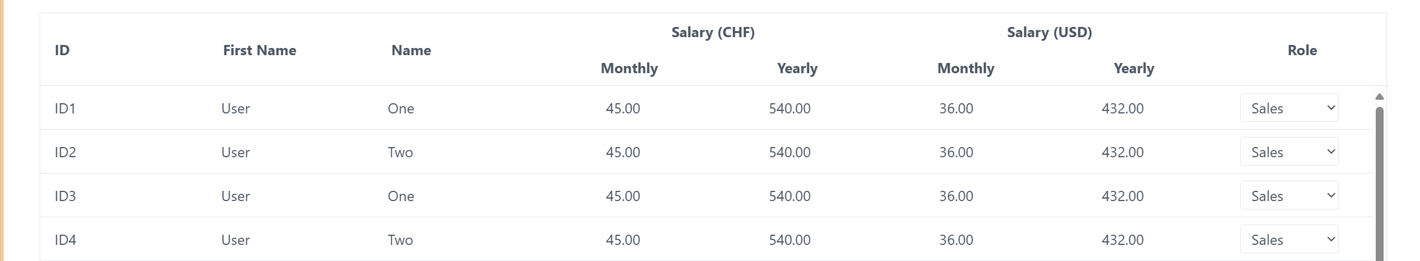
#> input picture prototype_WEB.png, 1420 x 261 px
$ jupyter execute WEB_Table_Detector.ipynb
#> lines starting #> are read from the running program, lines starting #| are printed output that depends on the picture; after the words box and inside, x2 and y2 are one past the last pixel; in counts of white or black regions, pixels touching at a corner belong together
[cell 1]
import cv2
import numpy as np
from matplotlib import pyplot as plt

[cell 2]
def analyze_prototype(prototype_path, thresh_val=253, min_h=15, max_h=100):
#> called with prototype_path = 'prototype_WEB.png', thresh_val = 253, min_h = 15, max_h = 100
    image = cv2.imread(prototype_path)
#> image is the input picture: shape (261, 1420, 3); mean B, G, R 251.7, 251.5, 251.4
    if image is None:
        return None, None, None

    gray = cv2.cvtColor(image, cv2.COLOR_BGR2GRAY)
    _, thresh = cv2.threshold(gray, thresh_val, 255, cv2.THRESH_BINARY_INV)
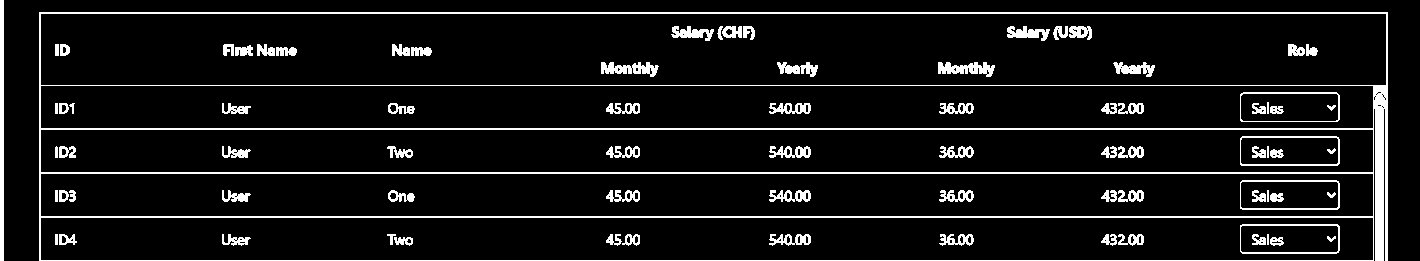
#> thresh: shape (261, 1420); 8.3% white; 83 white regions, largest, box (x1, y1, x2, y2) and area: (39, 12, 1388, 261) 16306, (0, 0, 4, 261) 1044, (938, 62, 995, 77) 512

    h_kernel = cv2.getStructuringElement(cv2.MORPH_RECT, (40, 1))
    h_morph = cv2.morphologyEx(thresh, cv2.MORPH_OPEN, h_kernel)
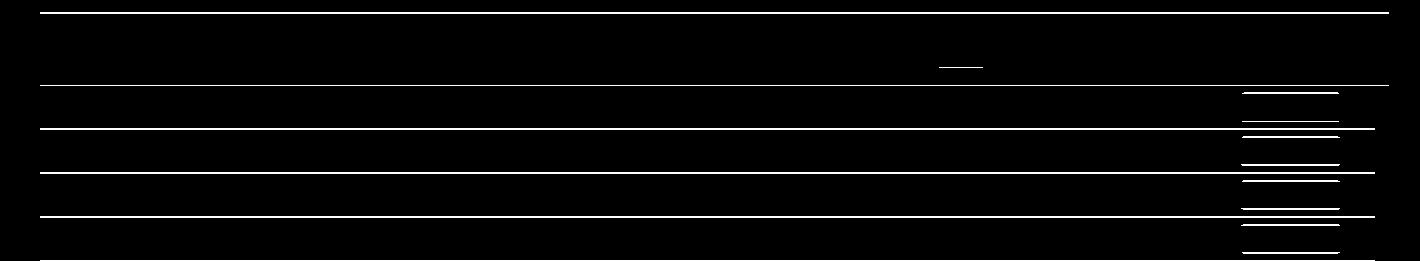
#> h_morph: shape (261, 1420); 4% white in thin lines or dots
    h_lines = cv2.HoughLinesP(h_morph, 1, np.pi/180, threshold=40,
                              minLineLength=50, maxLineGap=30)
#> h_lines = 21 rows, first 6: [40, 85, 1388, 85], [40, 173, 1374, 173], [40, 172, 1374, 172], [40, 216, 1374, 216], [40, 12, 1388, 12], [40, 128, 1374, 128]

    if h_lines is None:
        return None, None, None

    y_coords = sorted(set(int(line[0][1]) for line in h_lines))
#> y_coords = [12, 13, 85, 93, 121, 128, 129, 136, 137, 164, 172, 173, 181, 208, 209, 216, 217, 224, 225, 252, 260]
    if len(y_coords) < 2:
        return None, None, None

    row_heights = [y_coords[i+1] - y_coords[i] for i in range(len(y_coords)-1)]
#> row_heights = [1, 72, 8, 28, 7, 1, 7, 1, 27, 8, 1, 8, 27, 1, 7, 1, 7, 1, 27, 8]
    cleaned = [h for h in row_heights if min_h < h < max_h]
#> cleaned = [72, 28, 27, 27, 27]
    if not cleaned:
        return None, None, None

    header_h = cleaned[0]
#> header_h = 72
    body_heights = cleaned[1:]
#> body_heights = [28, 27, 27, 27]
    avg_row_h = np.mean(body_heights) if body_heights else header_h
#> avg_row_h = 27.25
    return avg_row_h, header_h, image.shape[1]

[cell 3]
def find_table_cluster(y_coords, avg_row_height, tolerance=10, min_lines=3):
    if not y_coords or len(y_coords) < min_lines:
        return None

    y_coords = sorted(set(y_coords))
    best_cluster = []

    for i, start_y in enumerate(y_coords):
        cluster = [start_y]
        for y in y_coords[i+1:]:
            if abs(y - cluster[-1] - avg_row_height) <= tolerance:
                cluster.append(y)
            elif y - cluster[-1] > avg_row_height + tolerance:
                break
        if len(cluster) > len(best_cluster):
            best_cluster = cluster

    return best_cluster if len(best_cluster) >= min_lines else None

[cell 4]
def extract_horizontal_lines(image, thresh_val=253):
    gray = cv2.cvtColor(image, cv2.COLOR_BGR2GRAY)
    _, thresh = cv2.threshold(gray, thresh_val, 255, cv2.THRESH_BINARY_INV)
    h_kernel = cv2.getStructuringElement(cv2.MORPH_RECT, (40, 1))
    h_morph = cv2.morphologyEx(thresh, cv2.MORPH_OPEN, h_kernel)

    h_lines = cv2.HoughLinesP(h_morph, 1, np.pi/180, threshold=40,
                              minLineLength=50, maxLineGap=30)
    if h_lines is None:
        return []
    return [l for l in h_lines if abs(int(l[0][1]) - int(l[0][3])) < 5]

[cell 5]
def detect_table_from_screenshot(screenshot_path, prototype_path):
    avg_row_proto, header_h_proto, proto_w = analyze_prototype(prototype_path)
#> avg_row_proto = 27.25; header_h_proto = 72; proto_w = 1420
    if avg_row_proto is None:
        print("Prototype analysis failed.")
        return

    full_img = cv2.imread(screenshot_path)
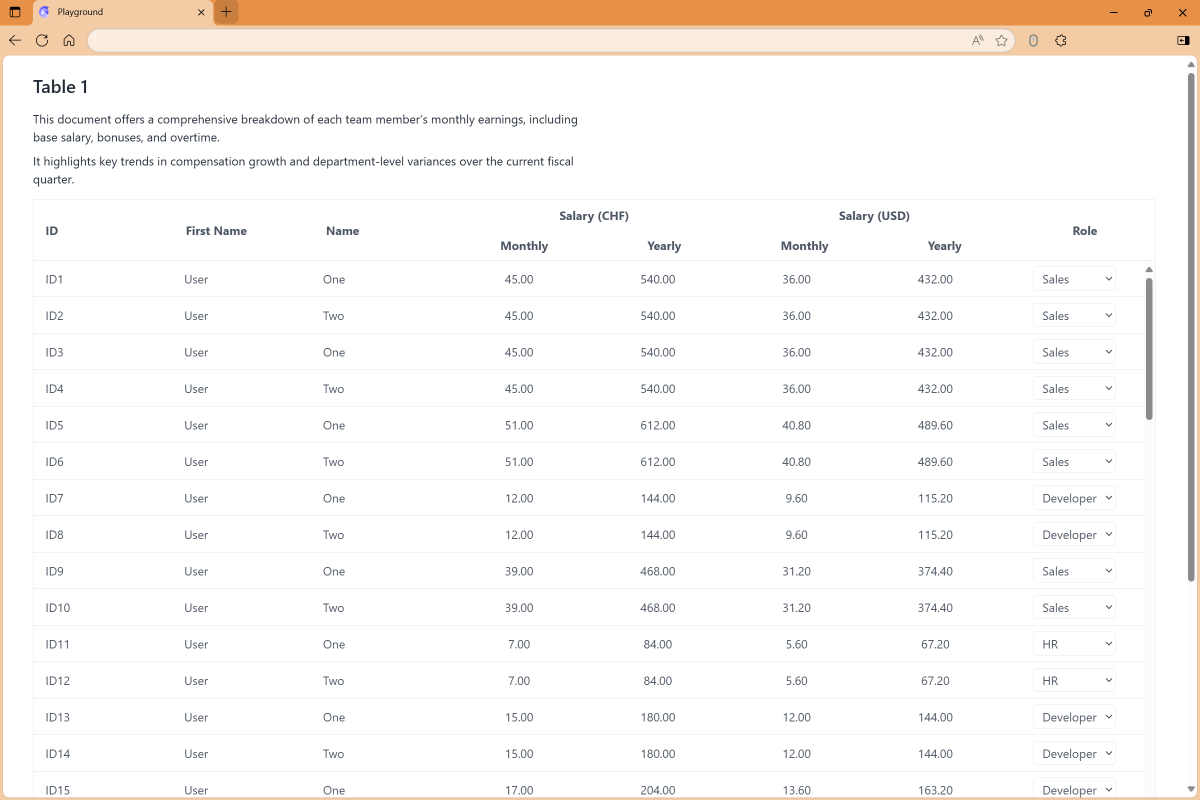
#> input picture WEB.png, 2399 x 1599 px (shown at 1/2 size)
#> full_img is the input picture: shape (1599, 2399, 3); mean B, G, R 243.8, 246.8, 250.3
    if full_img is None:
        print("Couldnt load image.")
        return

    H_img, W_img = full_img.shape[:2]
#> H_img = 1599; W_img = 2399
    scale = W_img / proto_w
#> scale = 1.69
    avg_row_h = int(round(avg_row_proto * scale))
#> avg_row_h = 46
    header_h = int(round(header_h_proto * scale))
#> header_h = 122
    tol = int(header_h * 0.3)
#> tol = 36


    # --- Extracting horizontal_lines
    h_lines = extract_horizontal_lines(full_img)
#> in extract_horizontal_lines, `_, thresh = cv2.threshold(gray, thresh_val, 255, cv2.THRESH_BINARY_INV)`: thresh: shape (1599, 2399); 12.5% white; 776 white regions (74 under 20 px), largest, box (x1, y1, x2, y2) and area: (0, 0, 2399, 1599) 389443, (2066, 533, 2231, 581) 434, (2066, 606, 2231, 654) 434
#> in extract_horizontal_lines, `h_morph = cv2.morphologyEx(thresh, cv2.MORPH_OPEN, h_kernel)`:
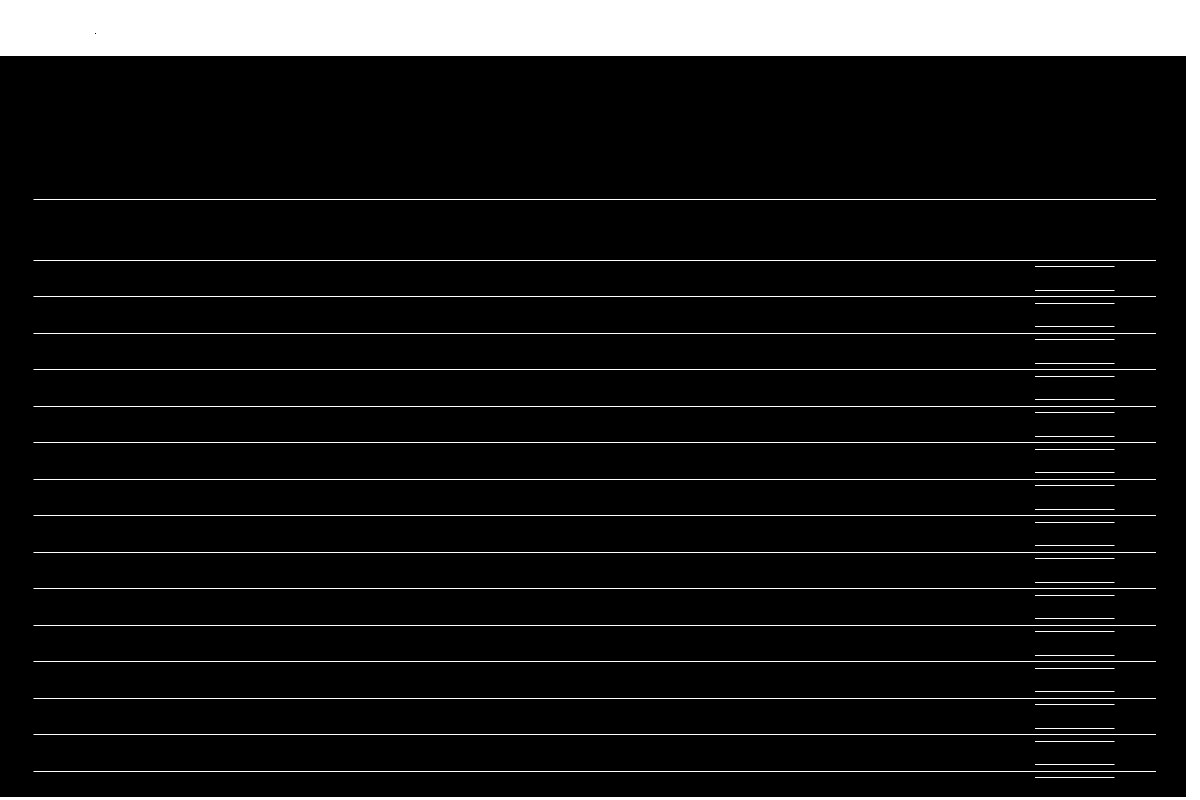
#> h_morph: shape (1599, 2399) (shown at 1/2 size); 9.3% white; 46 white regions, largest, box (x1, y1, x2, y2) and area: (0, 0, 2399, 1599) 315923, (67, 399, 2312, 400) 2245, (67, 520, 2312, 521) 2245
#> in extract_horizontal_lines, `h_lines = cv2.HoughLinesP(h_morph, 1, np.pi/180, threshold=40, minLine..`: h_lines = 243 rows, first 6: [0, 105, 2398, 21], [0, 108, 2398, 66], [0, 2, 2398, 2], [0, 45, 2398, 4], [0, 97, 2398, 13], [0, 1597, 2398, 1597]
#> h_lines = 94 items, first 6: [[0, 2, 2398, 2]], [[0, 1597, 2398, 1597]], [[67, 739, 2311, 739]], [[0, 1598, 2398, 1598]], [[67, 1177, 2311, 1177]], [[67, 1542, 2311, 1542]]
    all_y = sorted(set(int(l[0][1]) for l in h_lines))
#> all_y = 87 values from 0 to 1598

    # Limpieza básica de alturas
    raw_h = [all_y[i+1] - all_y[i] for i in range(len(all_y)-1)]
#> raw_h = 86 values, max 289 at index 37, min 1 at index 0, mean 18.58


    filtered_pairs = [(all_y[i], all_y[i+1]) for i,h in enumerate(raw_h) if h >= 15]
#> filtered_pairs = [(43, 63), (64, 90), (110, 399), (399, 520), (533, 580), (606, 653), (679, 726), (752, 799), (825, 872), (898, 945), (971, 1018), (1044, 1091), (1117, 1164), (1190, 1237), (1263, 1310), (1336, 1383), (1409, 1456), (1482, 1529), (1555, 1595)]
    cleaned_y = [filtered_pairs[0][0]] + [p[1] for p in filtered_pairs] if filtered_pairs else all_y
#> cleaned_y = [43, 63, 90, 399, 520, 580, 653, 726, 799, 872, 945, 1018, 1091, 1164, 1237, 1310, 1383, 1456, 1529, 1595]

    # Looking for table's structure (body)
    body_coords = find_table_cluster(cleaned_y, avg_row_h, tolerance=tol)
#> in find_table_cluster, `y_coords = sorted(set(y_coords))`: y_coords has the same summary as cleaned_y in detect_table_from_screenshot
#> the loop in find_table_cluster, `for i, start_y in enumerate(y_coords):` made 20 passes
#> (start_y, best_cluster) on pass 1: (43, [43, 63, 90])
#> start_y on passes 2 to 7: 63, 90, 399, 520, 580, 653
#> body_coords = [520, 580, 653, 726, 799, 872, 945, 1018, 1091, 1164, 1237, 1310, 1383, 1456, 1529, 1595]
    if not body_coords:
        print("No table found.")
        return

    print("\nBody's table found")
    final_coords = [int(y) for y in body_coords]
#> final_coords has the same summary as body_coords

    # Header detection
    top_body = min(final_coords)
#> top_body = 520
    exp_header_y = top_body - header_h
#> exp_header_y = 398
    candidates = [y for y in cleaned_y if y < top_body]
#> candidates = [43, 63, 90, 399]
    if candidates:
        best_header = min(candidates, key=lambda y: abs(y - exp_header_y))
#> best_header = 399
        if abs(best_header - exp_header_y) <= tol * 1.5:
            print(f"Header in Y={best_header}")
#| Header in Y=399
            final_coords.insert(0, best_header)

    # Y Limits
    table_top, table_bottom = min(final_coords), max(final_coords)
#> table_top = 399; table_bottom = 1595

    # X min/max → percentiles
    lefts = np.array([min(l[0][0], l[0][2]) for l in h_lines if int(l[0][1]) in final_coords])
#> lefts = 17 values from 0 to 2070
    rights = np.array([max(l[0][0], l[0][2]) for l in h_lines if int(l[0][1]) in final_coords])
#> rights = 17 values, max 2398 at index 0, min 2228 at index 3, mean 2247.8

    if len(lefts) and len(rights):
        table_left = int(np.percentile(lefts, 10))
#> table_left = 67
        table_right = int(np.percentile(rights, 90))
#> table_right = 2311
    else:
        table_left, table_right = 0, W_img - 1

    # Clamp
    table_left = max(0, min(W_img-1, table_left))
    table_right = max(0, min(W_img-1, table_right))

    debug = full_img.copy()

    # Body rows (yellow)
    for i in range(1, len(final_coords)-1):
        y1, y2 = final_coords[i], final_coords[i+1]
        if y2 > y1 + 1:
            cv2.rectangle(debug, (table_left, y1), (table_right, y2), (0,255,255), 2)
#> this loop made 15 passes
#> (y1, y2) on passes 1 to 12: (520, 580), (580, 653), (653, 726), (726, 799), (799, 872), (872, 945), (945, 1018), (1018, 1091), (1091, 1164), (1164, 1237), (1237, 1310), (1310, 1383)
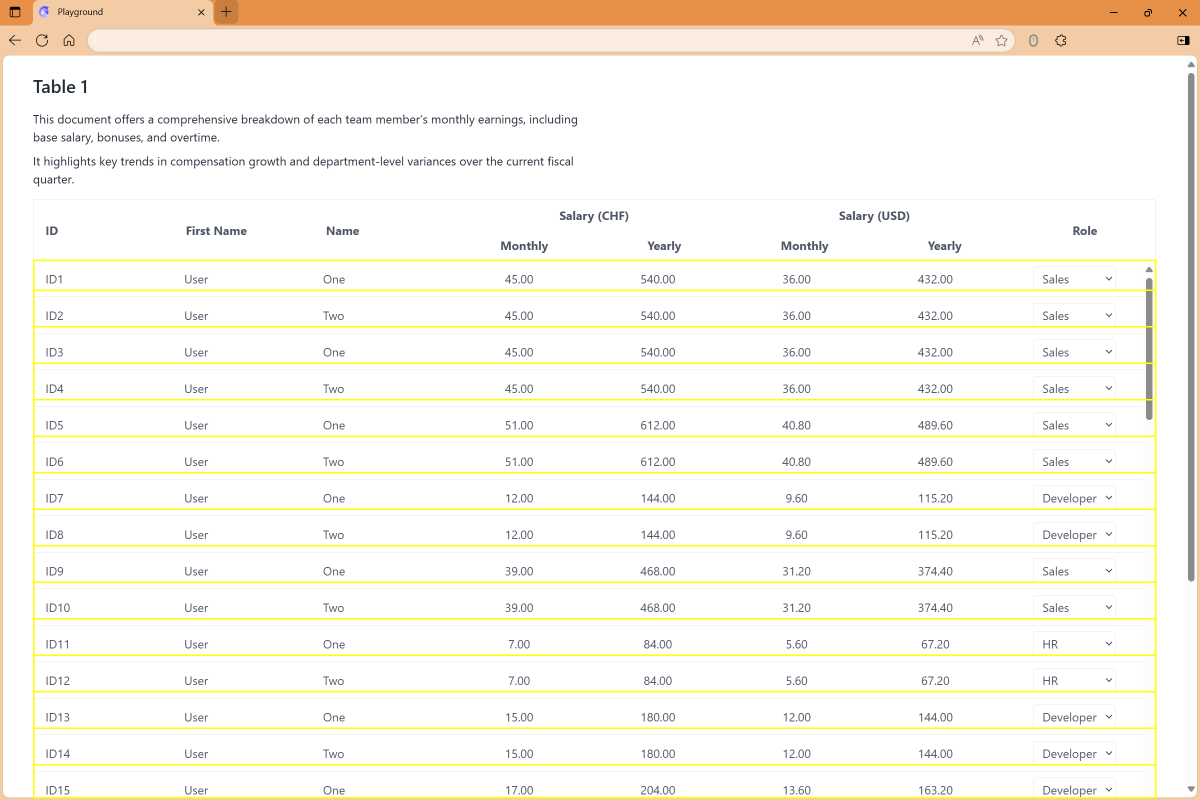
#> debug: shape (1599, 2399, 3) (shown at 1/2 size); 2.97% of pixels changed, all inside (x1, y1, x2, y2) = (66, 519, 2313, 1597)

    # Header (green)
    if len(final_coords) >= 2:
        cv2.rectangle(debug, (table_left, final_coords[0]), (table_right, final_coords[1]), (0,200,0), 3)

    # Table (red)
    cv2.rectangle(debug, (table_left, table_top), (table_right, table_bottom), (0,0,255), 4)
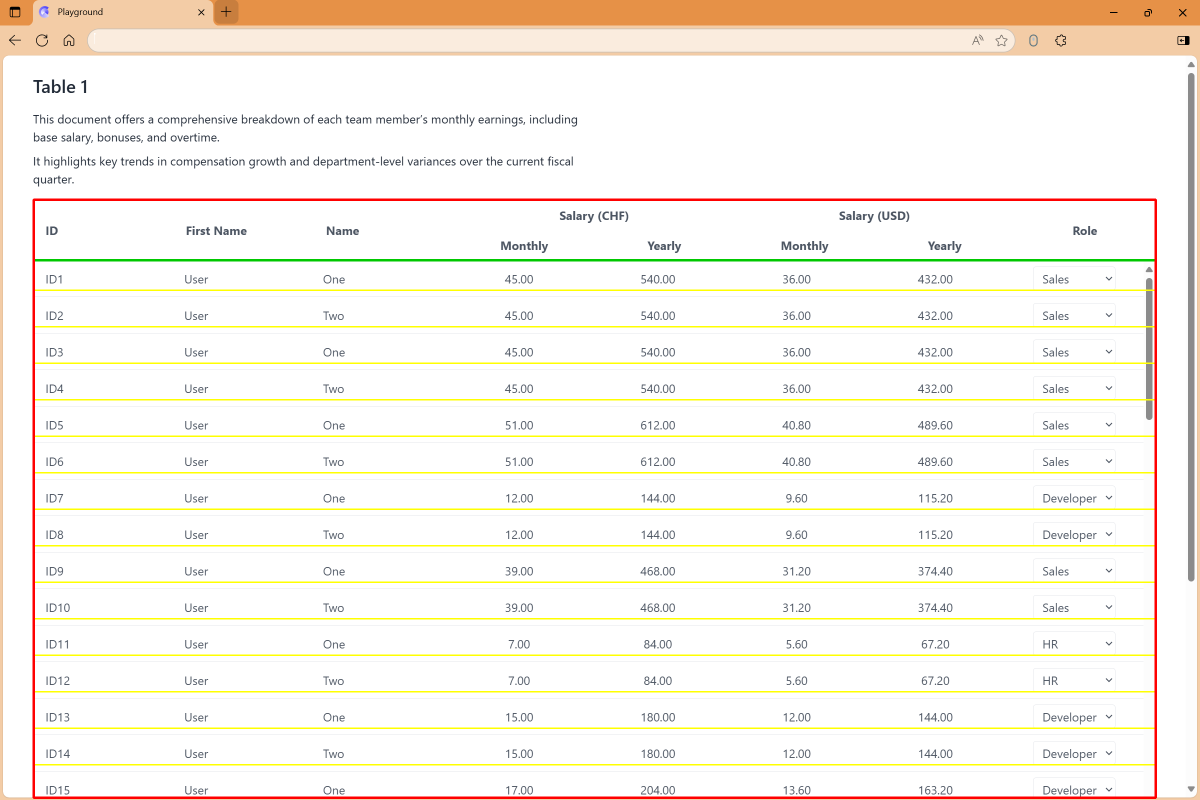
#> debug: shape (1599, 2399, 3) (shown at 1/2 size); mean B, G, R 234.7, 244.6, 249.7

    plt.figure(figsize=(15,10))
    plt.imshow(cv2.cvtColor(debug, cv2.COLOR_BGR2RGB))
    plt.axis("off")
    plt.show()
